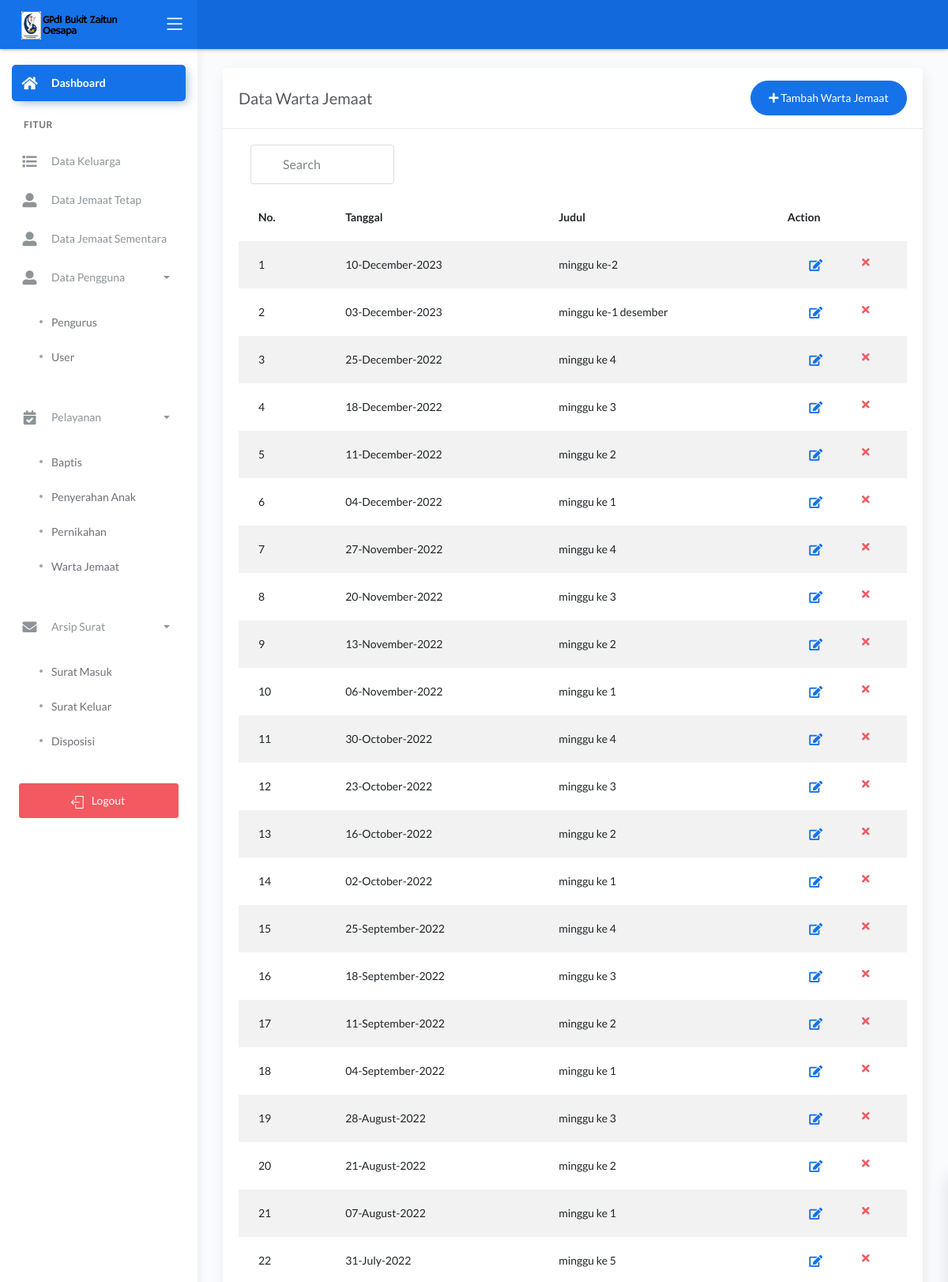
Screenshot of /dashboard/main2.php?halaman=tampil_warta (signed in, upper part) with the database file from the repository.
### tables this page shows
CREATE TABLE `wartajemaat` (
  `id_warta` int(5) NOT NULL,
  `judul` varchar(200) NOT NULL,
  `tanggal` date NOT NULL,
  `isi` text NOT NULL
);

### dashboard/tampil_warta.php (the view, shortened to what this page needs)
<?php include '../konek.php'; ?>
<link href="css/sweetalert.css" rel="stylesheet" type="text/css">
<div class="page-inner">
    <div class="row">
        <div class="col-md-12">
            <div class="card">
                <div class="card-header">
                    <div class="d-flex align-items-center">
                        <h4 class="card-title">Data Warta Jemaat</h4>
                        <a href="?halaman=tambah_warta" class="btn btn-primary btn-round ml-auto">
                            <i class="fa fa-plus"></i>
                            Tambah Warta Jemaat
                        </a>
                    </div>
                </div>
                <div class="card-body">
                    <div class="d-flex align-items-center col-md-3">
                    <input class="form-control" type="text" id="myInput" onkeyup="myFunction()" placeholder="Search" title="Type in a name">
                    </div>
                    <form action="">
                        <div class="table-responsive">
                            <table id="add" class="display table table-striped table-hover">
                                <thead>
                                    <tr>
                                        <th>No.</th>
                                        <th>Tanggal</th>
                                        <th>Judul</th>
                                        <th style="width: 10%">Action</th>
                                    </tr>
                                </thead>
                                <tbody>
                                    <?php
                                    $no = 1;
                                    $tampil = "SELECT * FROM wartajemaat ORDER BY tanggal DESC";
                                    $query = mysqli_query($konek, $tampil);
                                    while ($data = mysqli_fetch_array($query, MYSQLI_BOTH)) {
                                        $id_warta = $data['id_warta'];
                                        $judul = $data['judul'];
                                        $tanggal = $data['tanggal'];
                                        $tanggal = date("d-F-Y", strtotime($tanggal));
                                    ?>
                                        <tr>
                                            <td><?php echo $no++; ?></td>
                                            <td><?php echo $tanggal; ?></td>
                                            <td><?php echo $judul; ?></td>
                                            <td>
                                                <div class="form-button-action">
                                                    <a href="?halaman=ubah_warta&id_warta=<?php echo $id_warta; ?>" type="button" data-toggle="tooltip" title="" class="btn btn-link btn-primary btn-lg" data-original-title="Edit Warta Jemaat">
                                                        <i class="fa fa-edit"></i>
                                                    </a>
                                                    <a href="?halaman=tampil_warta&id_warta=<?php echo $id_warta; ?>" data-toggle="tooltip" title="" class="btn btn-link btn-danger" data-original-title="Hapus Warta Jemaat">
                                                        <i class="fa fa-times"></i>
                                                    </a>
                                                </div>
                                            </td>
                                        </tr>
                                    <?php
                                    }
                                    ?>
                                </tbody>
                            </table>
                        </div>
                    </form>
                </div>
            </div>
        </div>
    </div>
</div>

### assets/css/demo.css (style rules this page uses)
#myInput { background-image: url('/css/searchicon.png'); background-position: 10px 10px; background-repeat: no-repeat; width: 100%; font-size: 16px; padding: 12px 20px 12px 40px; border: 1px solid #ddd; margin-bottom: 12px; }

### rows the page displays
wartajemaat: tanggal "10-December-2023", judul "minggu ke-2"
wartajemaat: tanggal "03-December-2023", judul "minggu ke-1 desember"
wartajemaat: tanggal "25-December-2022", judul "minggu ke 4"
wartajemaat: tanggal "18-December-2022", judul "minggu ke 3"
wartajemaat: tanggal "11-December-2022", judul "minggu ke 2"
wartajemaat: tanggal "04-December-2022", judul "minggu ke 1"
wartajemaat: tanggal "27-November-2022", judul "minggu ke 4"
wartajemaat: tanggal "20-November-2022", judul "minggu ke 3"
wartajemaat: tanggal "13-November-2022", judul "minggu ke 2"
wartajemaat: tanggal "06-November-2022", judul "minggu ke 1"
wartajemaat: tanggal "30-October-2022", judul "minggu ke 4"
wartajemaat: tanggal "23-October-2022", judul "minggu ke 3"
wartajemaat: tanggal "16-October-2022", judul "minggu ke 2"
wartajemaat: tanggal "02-October-2022", judul "minggu ke 1"
wartajemaat: tanggal "25-September-2022", judul "minggu ke 4"
wartajemaat: tanggal "18-September-2022", judul "minggu ke 3"
wartajemaat: tanggal "11-September-2022", judul "minggu ke 2"
wartajemaat: tanggal "04-September-2022", judul "minggu ke 1"
wartajemaat: tanggal "28-August-2022", judul "minggu ke 3"
wartajemaat: tanggal "21-August-2022", judul "minggu ke 2"
wartajemaat: tanggal "07-August-2022", judul "minggu ke 1"
wartajemaat: tanggal "31-July-2022", judul "minggu ke 5"
